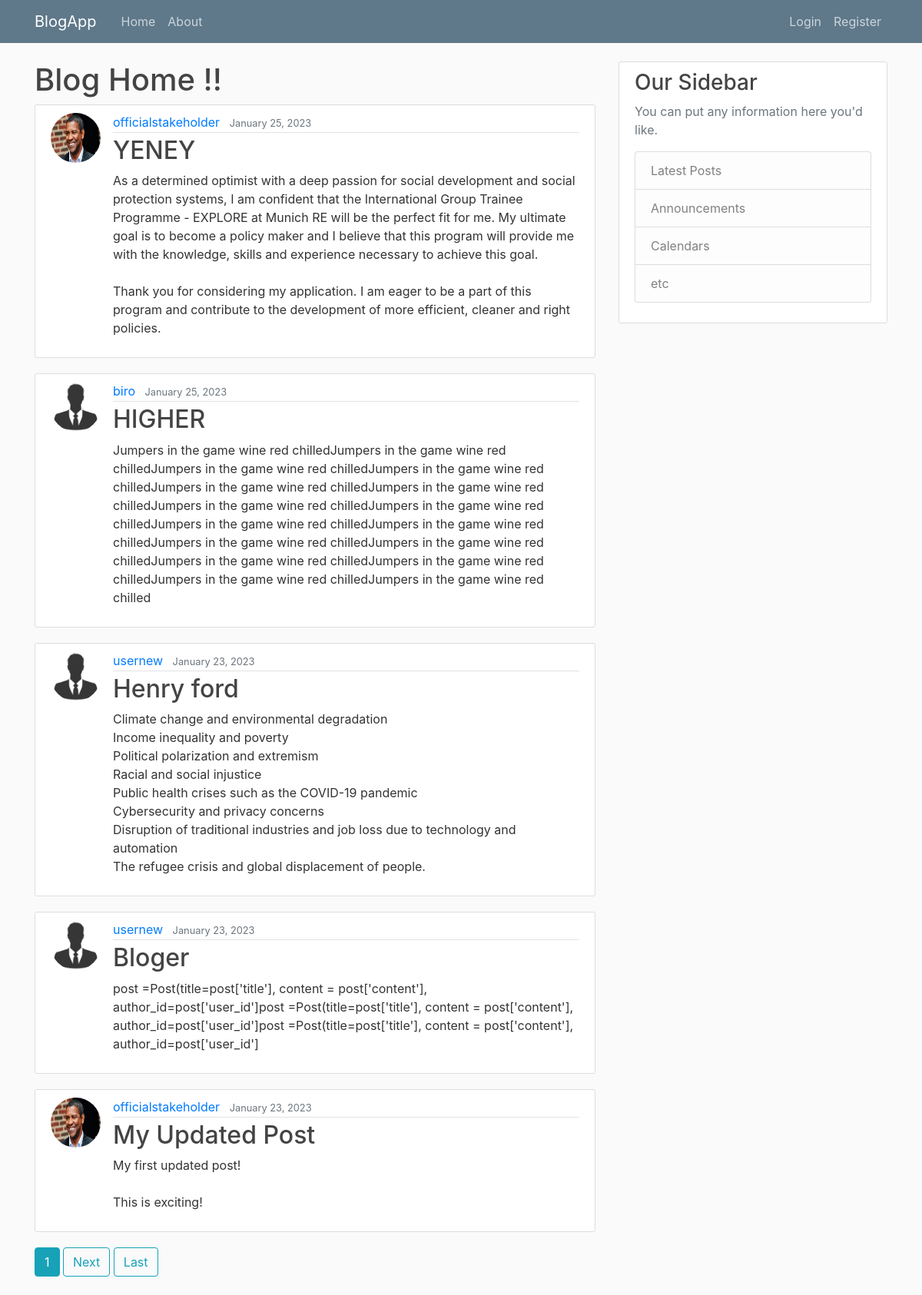
The page / on the database its author committed.
### blog/models.py (models this page shows, shortened)
class Post(models.Model):
    title = models.CharField(max_length=100)
    content = models.TextField()
    date_posted = models.DateTimeField(default=timezone.now)
    author = models.ForeignKey(User, on_delete=models.CASCADE)

### users/models.py (models this page shows, shortened)
class Profile(models.Model):
    user = models.OneToOneField(User, on_delete = models.CASCADE)
    image = models.ImageField(default ='default.jpeg', upload_to = 'profile_pics')

### blog/views.py (the view)
# urls.py: path('', PostListView.as_view(), name= 'blog-home'),
class PostListView(ListView):
    model = Post
    template_name = 'blog/home.html'
    context_object_name = 'posts'
    ordering = ['-date_posted']
    paginate_by = 5

### blog/templates/blog/home.html (shortened to what this page needs)
 {% extends "blog/base.html" %} {% block content1 %}
<h1>
    Blog Home !!
</h1>
{% for post in posts %}
<article class="media content-section">
    <img class="rounded-circle article-img" src="{{post.author.profile.image.url}}" alt="">
    <div class="media-body">
        <div class="article-metadata">
            <a class="mr-2" href="{% url 'user-posts' post.author.username %}">{{ post.author }}</a>
            <small class="text-muted">{{ post.date_posted|date:"F d, Y "}}</small>
        </div>
        <h2><a class="article-title" href="{% url 'post-detail' post.id %}">{{ post.title }}</a></h2>
        <p class="article-content">{{ post.content }}</p>
    </div>
</article>
{% endfor %}
{% if is_paginated %}  {% for num in page_obj.paginator.page_range %} {% if page_obj.number == num %}
<a class="btn btn-info mb-4" href="?page={{ num }}">{{ num }}</a>
{% endif %} {% endfor %} {% if page_obj.has_next %}
<a class="btn btn-outline-info mb-4" href="?page={{ page_obj.next_page_number }}">Next</a>
<a class="btn btn-outline-info mb-4" href="?page={{ page_obj.paginator.num_pages }}">Last</a> {% endif %} {% endif %}
{% endblock content1 %}

### blog/templates/blog/base.html (shortened to what this page needs)
{% load static %}
<!DOCTYPE html>
<html>
<head>
    <link rel="stylesheet" href="https://maxcdn.bootstrapcdn.com/bootstrap/4.0.0/css/bootstrap.min.css">
    <link rel="stylesheet" type="text/css" href="{% static 'blog/main.css' %}">
</head>
<body>
    <header class="site-header">
        <nav class="navbar navbar-expand-md navbar-dark bg-steel fixed-top">
            <div class="container">
                <a class="navbar-brand mr-4" href="{% url 'blog-home' %}"> BlogApp</a>
                <div class="collapse navbar-collapse" id="navbarToggle">
                    <div class="navbar-nav mr-auto">
                        <a class="nav-item nav-link" href="{% url 'blog-home' %}">Home</a>
                        <a class="nav-item nav-link" href="{% url 'blog-about' %}">About</a>
                    </div>
                    <div class="navbar-nav">
                        {% if user.is_authenticated %}
                        <a class="nav-item nav-link" href="{% url 'post-create' %}">New Post</a>
                        <a class="nav-item nav-link" href="{% url 'profile' %}">Profile</a>
                        <a class="nav-item nav-link" href="{% url 'logout' %}">Logout</a> {% else %}
                        <a class="nav-item nav-link" href="{% url 'login' %}">Login</a>
                        <a class="nav-item nav-link" href="{% url 'register' %}">Register</a> {% endif %}
                    </div>
                </div>
            </div>
        </nav>
    </header>
    <main role="main" class="container">
        <div class="row">
            <div class="col-md-8">
                 {% block content1 %}{% endblock %}
            </div>
            <div class="col-md-4">
                <div class="content-section">
                    <h3>Our Sidebar</h3>
                    <p class='text-muted'>You can put any information here you'd like.
                        <ul class="list-group">
                            <li class="list-group-item list-group-item-light">Latest Posts</li>
                            <li class="list-group-item list-group-item-light">Announcements</li>
                            <li class="list-group-item list-group-item-light">Calendars</li>
                            <li class="list-group-item list-group-item-light">etc</li>
                        </ul>
                    </p>
                </div>
            </div>
        </div>
    </main>
</body>
</html>

### blog/static/blog/main.css (style rules this page uses)
body { background: #fafafa; color: #333333; margin-top: 5rem; }
h1, h2, h3, h4, h5, h6 { color: #444444; }
ul { margin: 0; }
.bg-steel { background-color: #5f788a; }
.site-header .navbar-nav .nav-link { color: #cbd5db; }
.content-section { background: #ffffff; padding: 10px 20px; border: 1px solid #dddddd; border-radius: 3px; margin-bottom: 20px; }
.article-title { color: #444444; }
.article-content { white-space: pre-line; }
.article-img { height: 65px; width: 65px; margin-right: 16px; }
.article-metadata { padding-bottom: 1px; margin-bottom: 4px; border-bottom: 1px solid #e3e3e3 }

### rows shown on the page
Post: author.profile.image (picture), author "officialstakeholder", date_posted "January 25, 2023", title "YENEY", content "As a determined optimist with a deep passion for social development and social protection systems, I am confident that the International Group Trainee Programme - EXPLORE at Munich RE will be the perfect fit for me. My ultimate goal is to become a policy maker and I believe that this program will provide me with the knowledge, skills and experience necessary to achieve this goal. Thank you for considering my application. I am eager to be a part of this program and contribute to the development of more efficient, cleaner and right policies."
Post: author.profile.image (placeholder picture), author "biro", date_posted "January 25, 2023", title "HIGHER", content "Jumpers in the game wine red chilledJumpers in the game wine red chilledJumpers in the game wine red chilledJumpers in the game wine red chilledJumpers in the game wine red chilledJumpers in the game wine red chilledJumpers in the game wine red chilledJumpers in the game wine red chilledJumpers in the game wine red chilledJumpers in the game wine red chilledJumpers in the game wine red chilledJumpers in the game wine red chilledJumpers in the game wine red chilledJumpers in the game wine red chilledJumpers in the game wine red chilledJumpers in the game wine red chilled"
Post: author.profile.image (placeholder picture), author "usernew", date_posted "January 23, 2023", title "Henry ford", content "Climate change and environmental degradation Income inequality and poverty Political polarization and extremism Racial and social injustice Public health crises such as the COVID-19 pandemic Cybersecurity and privacy concerns Disruption of traditional industries and job loss due to technology and automation The refugee crisis and global displacement of people."
Post: author.profile.image (placeholder picture), author "usernew", date_posted "January 23, 2023", title "Bloger", content "post =Post(title=post['title'], content = post['content'], author_id=post['user_id']post =Post(title=post['title'], content = post['content'], author_id=post['user_id']post =Post(title=post['title'], content = post['content'], author_id=post['user_id']"
Post: author.profile.image (picture), author "officialstakeholder", date_posted "January 23, 2023", title "My Updated Post", content "My first updated post! This is exciting!"

### other values the page prints
{{ num }} "1"
